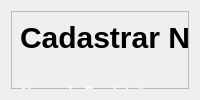
      <widget class="QWidget" name="page_3_cproduto">
       <layout class="QVBoxLayout" name="verticalLayout_3">
        <item>
         <widget class="QFrame" name="frame_2">
          <property name="styleSheet">
           <string notr="true"/>
          </property>
          <property name="frameShape">
           <enum>QFrame::StyledPanel</enum>
          </property>
          <property name="frameShadow">
           <enum>QFrame::Raised</enum>
          </property>
          <widget class="QLineEdit" name="lineEdit_add_valor_venda">
           <property name="geometry">
            <rect>
             <x>171</x>
             <y>380</y>
             <width>123</width>
             <height>45</height>
            </rect>
           </property>
           <property name="styleSheet">
            <string notr="true">background: rgba(6, 0, 0, 0.25);
border-radius: 5px;
color: white;
font-size: 14px;</string>
           </property>
           <property name="inputMethodHints">
            <set>Qt::ImhNone</set>
           </property>
          </widget>
          <widget class="QLabel" name="label_nome_do_produto">
           <property name="geometry">
            <rect>
             <x>10</x>
             <y>60</y>
             <width>371</width>
             <height>41</height>
            </rect>
           </property>
           <property name="font">
            <font>
             <pointsize>-1</pointsize>
             <bold>true</bold>
            </font>
           </property>
           <property name="styleSheet">
            <string notr="true">color: white;
border: 0;
font-size: 14px</string>
           </property>
           <property name="text">
            <string>Nome do Produto* :</string>
           </property>
          </widget>
          <widget class="QLabel" name="label_title_novo_produto_3">
           <property name="geometry">
            <rect>
             <x>9</x>
             <y>9</y>
             <width>347</width>
             <height>34</height>
            </rect>
           </property>
           <property name="styleSheet">
            <string notr="true">font-weight: bold;
color: black;
border: 0;
font-size: 30px</string>
           </property>
           <property name="text">
            <string>Cadastrar Novo Produto</string>
           </property>
          </widget>
          <widget class="QLineEdit" name="lineEdit_add_name_produto">
           <property name="geometry">
            <rect>
             <x>10</x>
             <y>110</y>
             <width>940</width>
             <height>35</height>
            </rect>
           </property>
           <property name="styleSheet">
            <string notr="true">background: rgba(6, 0, 0, 0.25);
border-radius: 5px;
color: white;
font-size: 14px;</string>
           </property>
          </widget>
          <widget class="QLineEdit" name="lineEdit_add_estoque">
           <property name="geometry">
            <rect>
             <x>331</x>
             <y>380</y>
             <width>123</width>
             <height>45</height>
            </rect>
           </property>
           <property name="styleSheet">
            <string notr="true">background: rgba(6, 0, 0, 0.25);
border-radius: 5px;
color: white;
font-size: 14px;</string>
           </property>
          </widget>
          <widget class="QLabel" name="label_valor_venda">
           <property name="geometry">
            <rect>
             <x>171</x>
             <y>347</y>
             <width>141</width>
             <height>16</height>
            </rect>
           </property>
           <property name="font">
            <font>
             <pointsize>-1</pointsize>
             <bold>true</bold>
            </font>
           </property>
           <property name="styleSheet">
            <string notr="true">color: white;
border: 0;
font-size: 14px</string>
           </property>
           <property name="text">
            <string>Valor de Venda:</string>
           </property>
          </widget>
          <widget class="QLabel" name="label_estoque_inicial">
           <property name="geometry">
            <rect>
             <x>331</x>
             <y>347</y>
             <width>131</width>
             <height>16</height>
            </rect>
           </property>
           <property name="font">
            <font>
             <pointsize>-1</pointsize>
             <bold>true</bold>
            </font>
           </property>
           <property name="styleSheet">
            <string notr="true">color: white;
border: 0;
font-size: 14px</string>
           </property>
           <property name="text">
            <string>Estoque Inicial:</string>
           </property>
          </widget>
          <widget class="QLineEdit" name="lineEdit_add_description">
           <property name="geometry">
            <rect>
             <x>10</x>
             <y>200</y>
             <width>940</width>
             <height>35</height>
            </rect>
           </property>
           <property name="styleSheet">
            <string notr="true">background: rgba(6, 0, 0, 0.25);
border-radius: 5px;
color: white;
font-size: 14px;</string>
           </property>
          </widget>
          <widget class="QLineEdit" name="lineEdit_add_valor_compra">
           <property name="geometry">
            <rect>
             <x>10</x>
             <y>380</y>
             <width>123</width>
             <height>45</height>
            </rect>
           </property>
           <property name="styleSheet">
            <string notr="true">background: rgba(6, 0, 0, 0.25);
border-radius: 5px;
color: white;
font-size: 14px;</string>
           </property>
          </widget>
          <widget class="QPushButton" name="btn_cancelar_op_cadastrar_produto">
           <property name="geometry">
            <rect>
             <x>480</x>
             <y>450</y>
             <width>211</width>
             <height>41</height>
            </rect>
           </property>
           <property name="styleSheet">
            <string notr="true">background: yellow;
font-weight: bold;
color: black;
border-radius: 3px;</string>
           </property>
           <property name="text">
            <string>Cancelar Operação</string>
           </property>
          </widget>
          <widget class="QLabel" name="label_codigo">
           <property name="geometry">
            <rect>
             <x>9</x>
             <y>242</y>
             <width>231</width>
             <height>21</height>
            </rect>
           </property>
           <property name="font">
            <font>
             <pointsize>-1</pointsize>
             <italic>true</italic>
             <bold>true</bold>
            </font>
           </property>
           <property name="styleSheet">
            <string notr="true">color: white;
border: 0;
font-size: 14px</string>
           </property>
           <property name="text">
            <string>Código* :</string>
           </property>
          </widget>
          <widget class="QLabel" name="label_descricao_do_produto">
           <property name="geometry">
            <rect>
             <x>10</x>
             <y>160</y>
             <width>631</width>
             <height>16</height>
            </rect>
           </property>
           <property name="font">
            <font>
             <pointsize>-1</pointsize>
             <bold>true</bold>
            </font>
           </property>
           <property name="styleSheet">
            <string notr="true">color: white;
border: 0;
font-size: 14px</string>
           </property>
           <property name="text">
            <string>Descrição do Produto ( Opcional ) :</string>
           </property>
          </widget>
          <widget class="QLabel" name="label_valor_compra">
           <property name="geometry">
            <rect>
             <x>10</x>
             <y>347</y>
             <width>141</width>
             <height>16</height>
            </rect>
           </property>
           <property name="font">
            <font>
             <pointsize>-1</pointsize>
             <bold>true</bold>
            </font>
           </property>
           <property name="styleSheet">
            <string notr="true">color: white;
border: 0;
font-size: 14px</string>
           </property>
           <property name="text">
            <string>Valor de Compra:</string>
           </property>
          </widget>
          <widget class="QLineEdit" name="lineEdit_add_codigo_produto">
           <property name="geometry">
            <rect>
             <x>10</x>
             <y>280</y>
             <width>240</width>
             <height>35</height>
            </rect>
           </property>
           <property name="styleSheet">
            <string notr="true">background: rgba(6, 0, 0, 0.25);
border-radius: 5px;
color: white;
font-size: 14px;</string>
           </property>
          </widget>
          <widget class="QPushButton" name="btn_menu_insert_produto">
           <property name="geometry">
            <rect>
             <x>710</x>
             <y>450</y>
             <width>221</width>
             <height>41</height>
            </rect>
           </property>
           <property name="styleSheet">
            <string notr="true">background: #0339A6;
font-weight: bold;</string>
           </property>
           <property name="text">
            <string>Cadastrar Produto</string>
           </property>
          </widget>
          <widget class="QLabel" name="error_cadastrar_produto">
           <property name="geometry">
            <rect>
             <x>0</x>
             <y>520</y>
             <width>1061</width>
             <height>61</height>
            </rect>
           </property>
           <property name="styleSheet">
            <string notr="true">color: red;
font-size: 18px;</string>
           </property>
           <property name="inputMethodHints">
            <set>Qt::ImhNone</set>
           </property>
           <property name="text">
            <string/>
           </property>
          </widget>
         </widget>
        </item>
       </layout>
      </widget>
